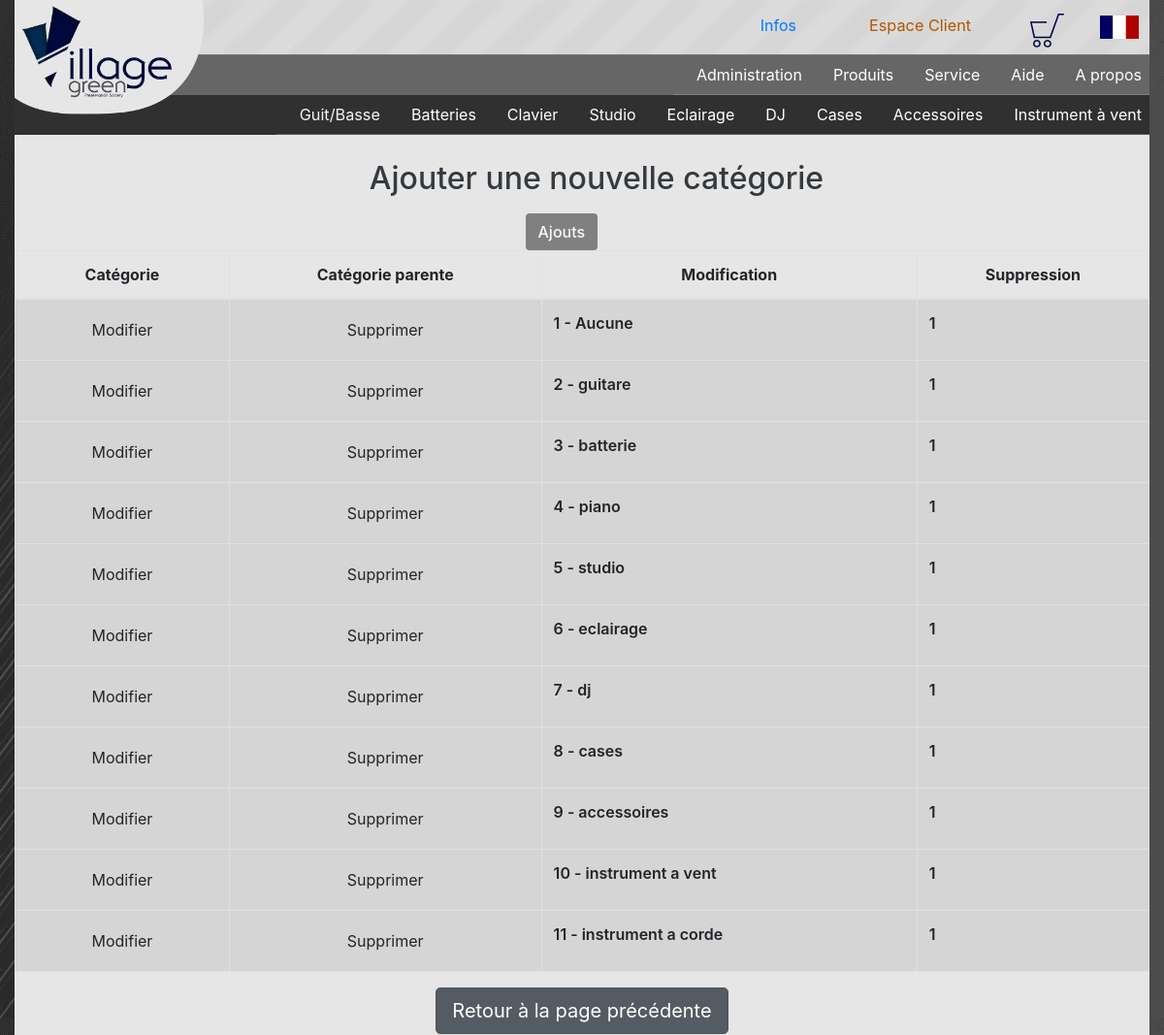
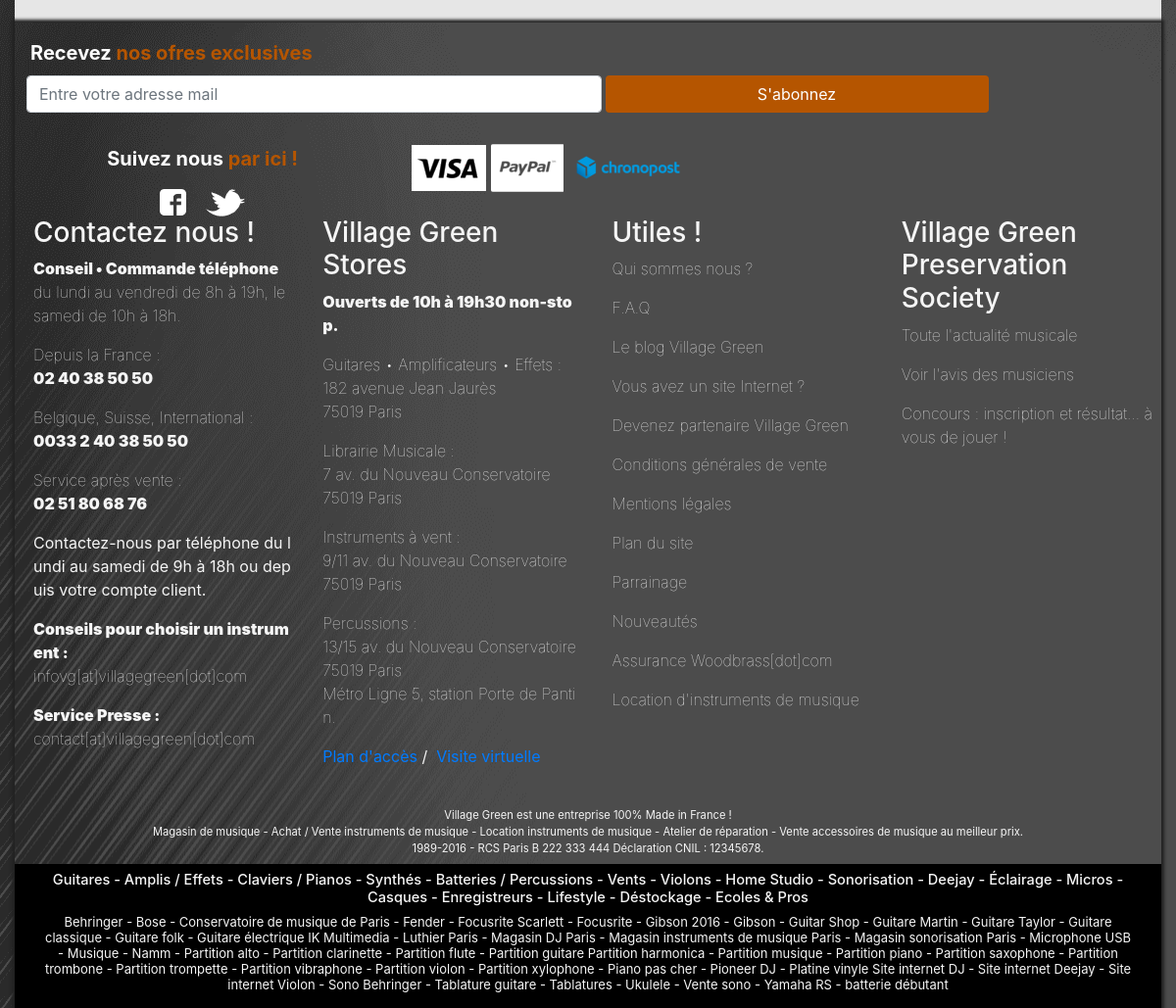
/index.php/categories/cat_list, run on the app's committed database (2 pictures, top to bottom).
### tables this page shows
CREATE TABLE IF NOT EXISTS `categorie` (
  `CAT_ID` int(11) NOT NULL AUTO_INCREMENT,
  `CAT_LIBELLE` varchar(50) DEFAULT NULL,
  `CAT_CAT_ID` int(11) NOT NULL,
  `PER_ID` int(11) NOT NULL,
  `CAT_D_AJOUT` date DEFAULT NULL,
  `CAT_D_MODIF` date DEFAULT NULL,
  PRIMARY KEY (`CAT_ID`),
  KEY `FK_cat_cat_id` (`CAT_CAT_ID`),
  KEY `FK_per_id` (`PER_ID`)
);

### application/libraries/Templates.php (called while the page is built, shortened)
<?php
class Templates
{
	private $_CI;
	public function __construct()
	{
	    $this->_CI =& get_instance();
	}
	public function display($sViewName, $aView = array(), $aNotDisplay = array())
	{
		$aDefaultDisplay = array('layouts/header', $sViewName, 'layouts/footer');
		foreach ($aDefaultDisplay as $sKey => $sItem)
		{
			if ($sKey != 'sViewName')
			{
			    $sItem = $sItem;
			}
			$this->_CI->load->view($sItem, $aView);
		}
	}
}

### application/controllers/categories.php (called while the page is built, shortened)
<?php
class Categories extends CI_Controller
{
  public function cat_list()
  {
    $data["select_cat"] = $this->Categorie->select_cat();
    $this->templates->display('categorie/cat_list', $data);
  }
}

### index.php (called while the page is built, shortened)
<?php
require_once BASEPATH.'core/CodeIgniter.php';

### application/models/Categorie.php (called while the page is built, shortened)
<?php if (!defined('BASEPATH')) exit('No direct script access allowed');
class Categorie extends CI_Model
{
    public function select_cat()
    {
        $select_cat = $this->db->query("SELECT * FROM categorie ORDER BY cat_id ASC");
        return $select_cat->result();
    }
}

### application/views/categorie/cat_list.php (the view)
<div class="table-responsive">
    <table class="table table-striped table-hover table-bordered">
        <h1 class="text-dark titre-liste text-center py-3 m-0">Ajouter une nouvelle catégorie</h1>
        <a href="<?php echo site_url("categories/catAjouts"); ?>">
                <button class="btn btnordi offset-xs-6 offset-md-6 offset-lg-6 col-auto">
                    <i class="fas fa-pencil-alt"></i> Ajouts
                </button>
        </a>
            <thead>
                <tr>
                    <th>Catégorie</th>
                    <th>Catégorie parente</th>
                    <th>Modification</th>
                    <th>Suppression</th>
                </tr>
            </thead>
            <tbody>
                <?php foreach ($select_cat as $row) : ?>
                    <tr class="table-active">
                        <td class="text-center d-sm-none btnportable"><a href="<?php echo site_url("categories/catModif/") . $row->CAT_ID; ?>" class="btn btnpers"><i class="fas fa-pencil-alt"></i>Ajouter</a>
                        <td class="text-center"><a href="<?php echo site_url("categories/catModif/") . $row->CAT_ID; ?>" class="btn btnpers"><i class="fas fa-pencil-alt"></i>Modifier</a>
                        <td class="text-center">
                            <?= form_open("categories/catSuppr/" . $row->CAT_ID) ?>
                            <input type="submit" name="sup" id="sup" class="btn btnpers" value="Supprimer"><i class="fas fa-pencil-alt"></i>
                            <?= form_close(); ?>
                        </td>
                        <td data-label="Catégorie"><?= $row->CAT_ID ?> - <?= $row->CAT_LIBELLE ?></td>
                        <td data-label="Catégorie parente"><?= $row->CAT_CAT_ID ?></td>
                    </tr>
                <?php endforeach; ?>
            </tbody>
    </table>
</div>
<div class="text-center">
    <a href="<?php echo site_url("admin/adminAccueil"); ?>" class="btn btn-secondary btn-lg active" role="button" aria-pressed="true" title="Retour à la page précédente">Retour à la page précédente</a>
</div>
<br>

### assets/css/style.css (style rules this page uses)
.root { --new-c-primary: navy; --new-c-second: #b55500; --new-c-third: #4d4d4d; --new-b-primary: #b3b3b3; --new-b-second: #e6e6e6; }
.container { width:100%; min-width:100%; }
body { overflow-x:hidden; background:url("assets/img/background_village.png"); background-repeat:no-repeat; z-index:1; }
h1,h2 { text-indent:30px; color:navy; font-size:2rem; }
@media (min-width: 1200px) and (max-width: 1280px) { .container { width: 100%; max-width: 1250px; } }

### assets/css/pages/layouts.css (style rules this page uses)
.drop-inscription, .drop-connexion>label, input,span { font-size:.85rem; }

### assets/css/pages/personnel.css (style rules this page uses)
.btnordi { background-color: grey; font-weight:500; color: ghostwhite; }
table thead { text-align: center; }
.table-active { background-color:#e6e6e6!important; font-weight: 600; }
@media (max-width: 1200px) { [class="btn btnordi offset-xs-6 offset-md-6 offset-lg-6 col-auto"] { background-color: grey; font-weight:500; right: 5%; } }

### data on the page
categorie: CAT_ID "1", CAT_LIBELLE "Aucune", CAT_CAT_ID "1"
categorie: CAT_ID "2", CAT_LIBELLE "guitare", CAT_CAT_ID "1"
categorie: CAT_ID "3", CAT_LIBELLE "batterie", CAT_CAT_ID "1"
categorie: CAT_ID "4", CAT_LIBELLE "piano", CAT_CAT_ID "1"
categorie: CAT_ID "5", CAT_LIBELLE "studio", CAT_CAT_ID "1"
categorie: CAT_ID "6", CAT_LIBELLE "eclairage", CAT_CAT_ID "1"
categorie: CAT_ID "7", CAT_LIBELLE "dj", CAT_CAT_ID "1"
categorie: CAT_ID "8", CAT_LIBELLE "cases", CAT_CAT_ID "1"
categorie: CAT_ID "9", CAT_LIBELLE "accessoires", CAT_CAT_ID "1"
categorie: CAT_ID "10", CAT_LIBELLE "instrument a vent", CAT_CAT_ID "1"
categorie: CAT_ID "11", CAT_LIBELLE "instrument a corde", CAT_CAT_ID "1"
